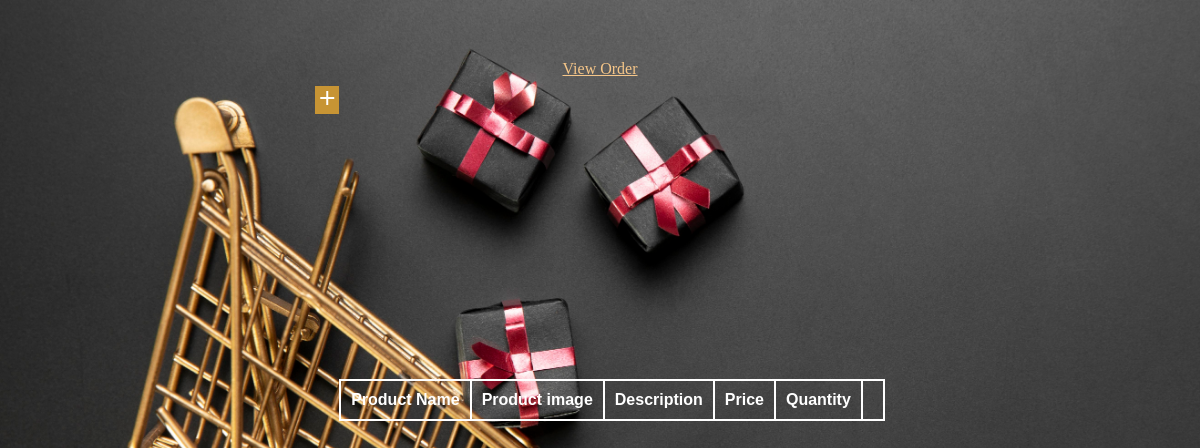
The app's page /sellerproduct, older data.
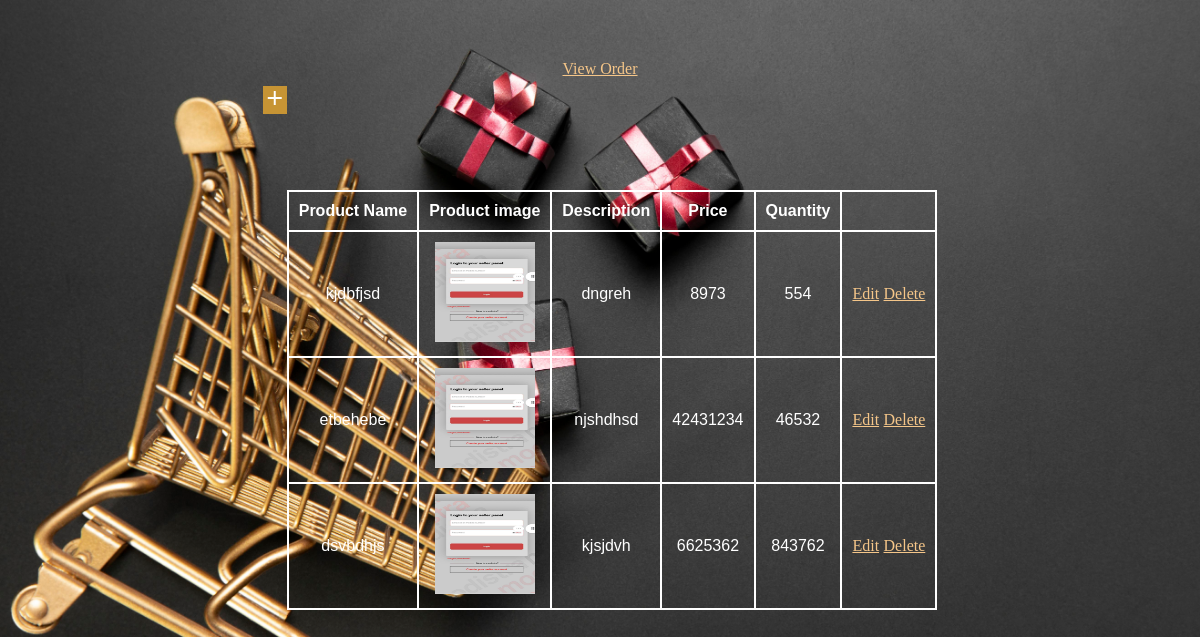
The same page, newer data.
### SpeedKartApp/models.py (models this page shows)
class Product_Table(models.Model):
    Product_name = models.CharField(max_length=100, null=True, blank=True)
    Product_image = models.FileField(upload_to='product/',null= True,blank=True)
    Description =  models.CharField(max_length= 100, null= True, blank= True)
    Price = models.IntegerField(null= True, blank= True)
    Quantity = models.IntegerField(null= True, blank= True)

### SpeedKartApp/views.py (the view)
# urls.py: path('sellerproduct', SellerProduct.as_view(), name="sellerproduct"),
class SellerProduct(View):
    def get(self, request):
        x=Product_Table.objects.all()
        return render(request, 'seller/manageproduct_seller.html', {'obj' : x})

### templates/seller/manageproduct_seller.html (shortened to what this page needs)
{% load static %}
<!DOCTYPE html>
<html lang="en">
<head>
    <link rel="stylesheet" href="{% static 'style.css'  %}">
</head>
<body>
    <div class="test">
        <div class="add">
            <a href="/selleraddproduct"><i class ="material-icons">add</i></a>
        </div>
    <table>
        <tr>
        <th>Product Name</th>
        <th>Product image</th>
        <th>Description</th>
        <th>Price</th>
        <th>Quantity</th>
        <th></th></tr>
        {% for i in obj %}
       <tr>
        <td>{{i.Product_name}}</td>
        <td><img src="{{i.Product_image.url}}" alt="" height="100px" width="100px"></td>
        <td>{{i.Description}}</td>
        <td>{{i.Price}}</td>
        <td>{{i.Quantity}}</td>
        <td>
            <a href="#">Edit</a>
            <a href="/deletepro/{{i.id}}" onclick="return confirm('Are you sure you want to delete this item?')">Delete</a>
        </td>
       </tr>
       {% endfor %}
    </table>
    <div class="SellerOrder">
        <p><a href="/sellerorder" class="a">View Order</a></p>
        </div>
</body>
</html>

### static/style.css (style rules this page uses)
* { padding: 0; margin: 0; color: white; font-family: Verdana, Geneva, Tahoma, sans-serif; }
.test { display: flex; justify-content: center; height: 100vh; align-items: center; position: relative; }
body { background-image: url(img20.jpg); background-size: cover; }
p { text-align: left; font-family: cursive }
a { font-family: cursive; color: rgb(245, 198, 137); text-align: center; }
table { border-collapse: collapse; }
th, td { border: 2.5px solid rgb(255, 255, 255); padding: 10px; text-align: center; }
.add { margin-bottom: 600px; }
.SellerOrder { position: absolute; top: 60px; }
.add { right: 400px; top: 290px; background-color: #c79434; }

Row changes from the older to the newer data that the page shows:
added Product_Table: Product_name "kjdbfjsd", Product_image (picture), Description "dngreh", Price "8973", Quantity "554"
added Product_Table: Product_name "etbehebe", Product_image (picture), Description "njshdhsd", Price "42431234", Quantity "46532"
added Product_Table: Product_name "dsvbdhjs", Product_image (picture), Description "kjsjdvh", Price "6625362", Quantity "843762"
